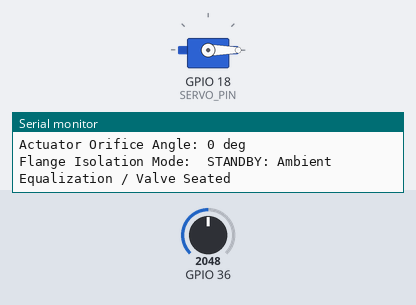
Bench run of a sketch on a simulated ESP32. On the bench: servo, the last lines printed to the serial monitor. Inputs (shaded band) come from the test bench; at power-on: GPIO 36 = 2048.

Above: at 2.2 s.
2.3 s: GPIO 36 set to 2866
At 3.3 s:
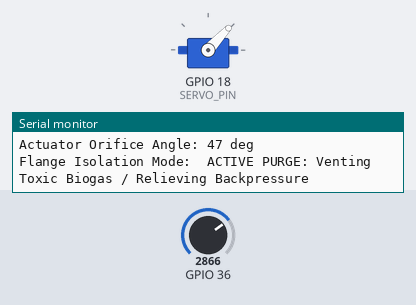
6.8 s: GPIO 36 set to 2047
At 8.1 s:
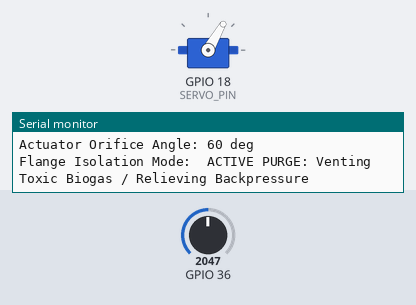
Timing chart, 0 to 12.3 s (numbered marks = the images above; inputs shaded):
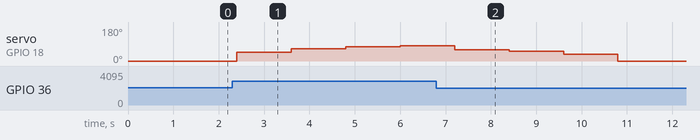

The sketch:

Smart_Auto_vent.ino
```cpp
// =========================================================================
// Standalone Module: Smart Auto-Vent Closed-Loop Servo Purge Controller
// Algorithm: Proportional-Integral Duty Cycle with Hysteresis Damping
// =========================================================================
#include <ESP32Servo.h>

const int SERVO_PIN = 18; // GPIO 18
Servo autoVentServo;

// Calibrated Setpoints & Proportional Coefficients
const float SETPOINT_TARGET_BAR = 1.013; // Target atmospheric pressure
const float PROPORTIONAL_GAIN   = 28.5;  // P-Gain for angular deflection
const int   VALVE_SEALED_LIMIT  = 0;     // 0 degrees (Hermetic Seal)
const int   VALVE_PURGE_LIMIT   = 90;    // 90 degrees (Maximum Exhaust Orifice)

float integralAccumulator = 0.0;
unsigned long prevCycleMillis = 0;

void setup() {
  Serial.begin(115200);

  // Initialize Servo Timer Resource
  ESP32PWM::allocateTimer(0);
  autoVentServo.setPeriodHertz(50); // 50 Hz standard telemetry PWM
  autoVentServo.attach(SERVO_PIN, 500, 2400);
  autoVentServo.write(VALVE_SEALED_LIMIT);

  delay(1000);
  Serial.println("==================================================");
  Serial.println("  Smart Auto-Vent Pneumatic Actuation Controller  ");
  Serial.println("  Safety Class: SIL-2 Explosion Isolation Flange ");
  Serial.println("==================================================");
}

void loop() {
  unsigned long currentMillis = millis();

  if (currentMillis - prevCycleMillis >= 1200) {
    // Generate transient biofilter chamber pneumatic load (Oscillates between overpressure & vacuum)
    float dynamicChamberBar = 1.013 + (sin(currentMillis / 4000.0) * 0.042) + (((analogRead(36) % 11) - 5) * 0.002);

    // Calculate Process Error (+ indicates overpressure, - indicates negative draw)
    float trackingError = dynamicChamberBar - SETPOINT_TARGET_BAR;

    // Integral compensation with anti-windup clamp
    integralAccumulator += trackingError * 0.2;
    integralAccumulator = constrain(integralAccumulator, -0.05, 0.05);

    // Dynamic Angular Command Calculation
    int targetServoAngle = VALVE_SEALED_LIMIT;
    String actuationMode;

    if (trackingError > 0.012) { // Overpressure threshold (> +12 mbar) -> Purge toxic gas
      float proportionalStep = trackingError * PROPORTIONAL_GAIN * 65.0;
      targetServoAngle = constrain((int)proportionalStep, 35, VALVE_PURGE_LIMIT);
      actuationMode = "ACTIVE PURGE: Venting Toxic Biogas / Relieving Backpressure";
    } else if (trackingError < -0.008) { // Negative pressure (-8 mbar) -> Inundation seal
      targetServoAngle = VALVE_SEALED_LIMIT;
      actuationMode = "SEALED INTERLOCK: Preventing Street-Level Hydraulic Surcharge";
    } else {
      targetServoAngle = VALVE_SEALED_LIMIT;
      actuationMode = "STANDBY: Ambient Equalization / Valve Seated";
    }

    // Dispatch Command to Physical Flapper Servo
    autoVentServo.write(targetServoAngle);

    // Diagnostic Serial Display
    Serial.println("--------------------------------------------------");
    Serial.print("Chamber Absolute Load:  "); Serial.print(dynamicChamberBar, 4); Serial.println(" bar");
    Serial.print("Loop Error Offset (e):  ");
    if (trackingError >= 0) Serial.print("+");
    Serial.print(trackingError * 1000.0, 2); Serial.println(" mbar");
    Serial.print("Actuator Orifice Angle: "); Serial.print(targetServoAngle); Serial.println(" deg");
    Serial.print("Flange Isolation Mode:  "); Serial.println(actuationMode);

    prevCycleMillis = currentMillis;
  }
}
```
